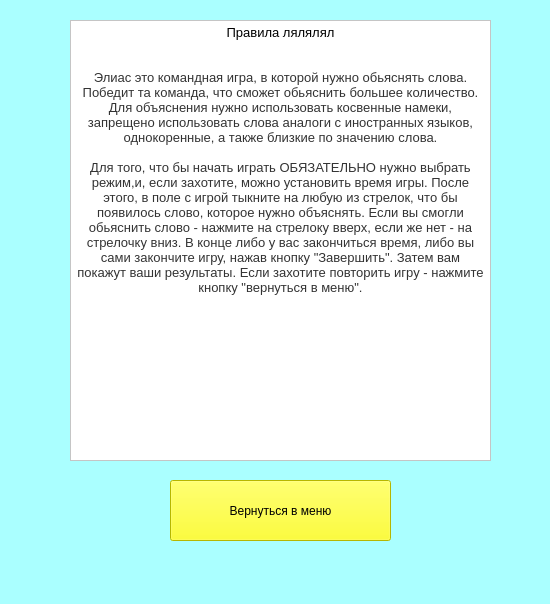
<?xml version="1.0" encoding="UTF-8"?>
<ui version="4.0">
 <class>page4</class>
 <widget class="QMainWindow" name="page4">
  <property name="enabled">
   <bool>true</bool>
  </property>
  <property name="geometry">
   <rect>
    <x>0</x>
    <y>0</y>
    <width>550</width>
    <height>604</height>
   </rect>
  </property>
  <property name="minimumSize">
   <size>
    <width>550</width>
    <height>604</height>
   </size>
  </property>
  <property name="maximumSize">
   <size>
    <width>550</width>
    <height>604</height>
   </size>
  </property>
  <property name="sizeIncrement">
   <size>
    <width>0</width>
    <height>0</height>
   </size>
  </property>
  <property name="palette">
   <palette>
    <active>
     <colorrole role="Button">
      <brush brushstyle="SolidPattern">
       <color alpha="255">
        <red>170</red>
        <green>255</green>
        <blue>255</blue>
       </color>
      </brush>
     </colorrole>
     <colorrole role="Base">
      <brush brushstyle="SolidPattern">
       <color alpha="255">
        <red>170</red>
        <green>255</green>
        <blue>255</blue>
       </color>
      </brush>
     </colorrole>
     <colorrole role="Window">
      <brush brushstyle="SolidPattern">
       <color alpha="255">
        <red>170</red>
        <green>255</green>
        <blue>255</blue>
       </color>
      </brush>
     </colorrole>
     <colorrole role="Highlight">
      <brush brushstyle="SolidPattern">
       <color alpha="255">
        <red>163</red>
        <green>58</green>
        <blue>255</blue>
       </color>
      </brush>
     </colorrole>
     <colorrole role="AlternateBase">
      <brush brushstyle="SolidPattern">
       <color alpha="255">
        <red>197</red>
        <green>170</green>
        <blue>255</blue>
       </color>
      </brush>
     </colorrole>
    </active>
    <inactive>
     <colorrole role="Button">
      <brush brushstyle="SolidPattern">
       <color alpha="255">
        <red>170</red>
        <green>255</green>
        <blue>255</blue>
       </color>
      </brush>
     </colorrole>
     <colorrole role="Base">
      <brush brushstyle="SolidPattern">
       <color alpha="255">
        <red>170</red>
        <green>255</green>
        <blue>255</blue>
       </color>
      </brush>
     </colorrole>
     <colorrole role="Window">
      <brush brushstyle="SolidPattern">
       <color alpha="255">
        <red>170</red>
        <green>255</green>
        <blue>255</blue>
       </color>
      </brush>
     </colorrole>
     <colorrole role="Highlight">
      <brush brushstyle="SolidPattern">
       <color alpha="255">
        <red>163</red>
        <green>58</green>
        <blue>255</blue>
       </color>
      </brush>
     </colorrole>
     <colorrole role="AlternateBase">
      <brush brushstyle="SolidPattern">
       <color alpha="255">
        <red>197</red>
        <green>170</green>
        <blue>255</blue>
       </color>
      </brush>
     </colorrole>
    </inactive>
    <disabled>
     <colorrole role="Button">
      <brush brushstyle="SolidPattern">
       <color alpha="255">
        <red>170</red>
        <green>255</green>
        <blue>255</blue>
       </color>
      </brush>
     </colorrole>
     <colorrole role="Base">
      <brush brushstyle="SolidPattern">
       <color alpha="255">
        <red>170</red>
        <green>255</green>
        <blue>255</blue>
       </color>
      </brush>
     </colorrole>
     <colorrole role="Window">
      <brush brushstyle="SolidPattern">
       <color alpha="255">
        <red>170</red>
        <green>255</green>
        <blue>255</blue>
       </color>
      </brush>
     </colorrole>
     <colorrole role="Highlight">
      <brush brushstyle="SolidPattern">
       <color alpha="255">
        <red>163</red>
        <green>58</green>
        <blue>255</blue>
       </color>
      </brush>
     </colorrole>
     <colorrole role="AlternateBase">
      <brush brushstyle="SolidPattern">
       <color alpha="255">
        <red>197</red>
        <green>170</green>
        <blue>255</blue>
       </color>
      </brush>
     </colorrole>
    </disabled>
   </palette>
  </property>
  <property name="windowTitle">
   <string>MainWindow</string>
  </property>
  <property name="styleSheet">
   <string notr="true">background-color: rgb(170, 255, 255);</string>
  </property>
  <property name="iconSize">
   <size>
    <width>10</width>
    <height>30</height>
   </size>
  </property>
  <widget class="QWidget" name="centralwidget">
   <widget class="QTextBrowser" name="textBrowser">
    <property name="geometry">
     <rect>
      <x>70</x>
      <y>20</y>
      <width>421</width>
      <height>441</height>
     </rect>
    </property>
    <property name="styleSheet">
     <string notr="true">background-color: rgb(255, 255, 255);
</string>
    </property>
    <property name="html">
     <string>&lt;!DOCTYPE HTML PUBLIC &quot;-//W3C//DTD HTML 4.0//EN&quot; &quot;http://www.w3.org/TR/REC-html40/strict.dtd&quot;&gt;
&lt;html&gt;&lt;head&gt;&lt;meta name=&quot;qrichtext&quot; content=&quot;1&quot; /&gt;&lt;style type=&quot;text/css&quot;&gt;
p, li { white-space: pre-wrap; }
&lt;/style&gt;&lt;/head&gt;&lt;body style=&quot; font-family:'MS Shell Dlg 2'; font-size:7.8pt; font-weight:400; font-style:normal;&quot;&gt;
&lt;p align=&quot;center&quot; style=&quot; margin-top:0px; margin-bottom:0px; margin-left:0px; margin-right:0px; -qt-block-indent:0; text-indent:0px;&quot;&gt;&lt;span style=&quot; font-size:10pt;&quot;&gt;Правила лялялял&lt;/span&gt;&lt;/p&gt;
&lt;p align=&quot;center&quot; style=&quot;-qt-paragraph-type:empty; margin-top:0px; margin-bottom:0px; margin-left:0px; margin-right:0px; -qt-block-indent:0; text-indent:0px; font-size:10pt;&quot;&gt;&lt;br /&gt;&lt;/p&gt;
&lt;p align=&quot;center&quot; style=&quot;-qt-paragraph-type:empty; margin-top:0px; margin-bottom:0px; margin-left:0px; margin-right:0px; -qt-block-indent:0; text-indent:0px; font-family:'YS Text','Arial','Helvetica','Arial Unicode MS','sans-serif'; font-size:10pt; color:#333333;&quot;&gt;&lt;br /&gt;&lt;/p&gt;
&lt;p align=&quot;center&quot; style=&quot; margin-top:0px; margin-bottom:0px; margin-left:0px; margin-right:0px; -qt-block-indent:0; text-indent:0px;&quot;&gt;&lt;span style=&quot; font-family:'YS Text','Arial','Helvetica','Arial Unicode MS','sans-serif'; font-size:10pt; color:#333333; background-color:#ffffff;&quot;&gt;Элиас это командная игра, в которой нужно обьяснять слова. Победит та команда, что сможет обьяснить большее количество. Для объяснения нужно использовать косвенные намеки, запрещено использовать слова аналоги с иностранных языков, однокоренные, а также близкие по значению слова.&lt;/span&gt;&lt;/p&gt;
&lt;p align=&quot;center&quot; style=&quot;-qt-paragraph-type:empty; margin-top:0px; margin-bottom:0px; margin-left:0px; margin-right:0px; -qt-block-indent:0; text-indent:0px; font-family:'YS Text','Arial','Helvetica','Arial Unicode MS','sans-serif'; font-size:10pt; color:#333333;&quot;&gt;&lt;br /&gt;&lt;/p&gt;
&lt;p align=&quot;center&quot; style=&quot; margin-top:0px; margin-bottom:0px; margin-left:0px; margin-right:0px; -qt-block-indent:0; text-indent:0px;&quot;&gt;&lt;span style=&quot; font-family:'YS Text','Arial','Helvetica','Arial Unicode MS','sans-serif'; font-size:10pt; color:#333333; background-color:#ffffff;&quot;&gt;Для того, что бы начать играть ОБЯЗАТЕЛЬНО нужно выбрать режим,и, если захотите, можно установить время игры. После этого, в поле с игрой тыкните на любую из стрелок, что бы появилось слово, которое нужно объяснять. Если вы смогли обьяснить слово - нажмите на стрелоку вверх, если же нет - на стрелочку вниз. В конце либо у вас закончиться время, либо вы сами закончите игру, нажав кнопку &amp;quot;Завершить&amp;quot;. Затем вам покажут ваши результаты. Если захотите повторить игру - нажмите кнопку &amp;quot;вернуться в меню&amp;quot;.&lt;/span&gt;&lt;/p&gt;&lt;/body&gt;&lt;/html&gt;</string>
    </property>
   </widget>
   <widget class="QPushButton" name="menu1">
    <property name="geometry">
     <rect>
      <x>170</x>
      <y>480</y>
      <width>221</width>
      <height>61</height>
     </rect>
    </property>
    <property name="styleSheet">
     <string notr="true">background-color: rgb(255, 255, 0);
font: 10pt &quot;MS Shell Dlg 2&quot;;</string>
    </property>
    <property name="text">
     <string>Вернуться в меню</string>
    </property>
   </widget>
  </widget>
  <widget class="QStatusBar" name="statusbar"/>
 </widget>
 <resources/>
 <connections/>
</ui>
